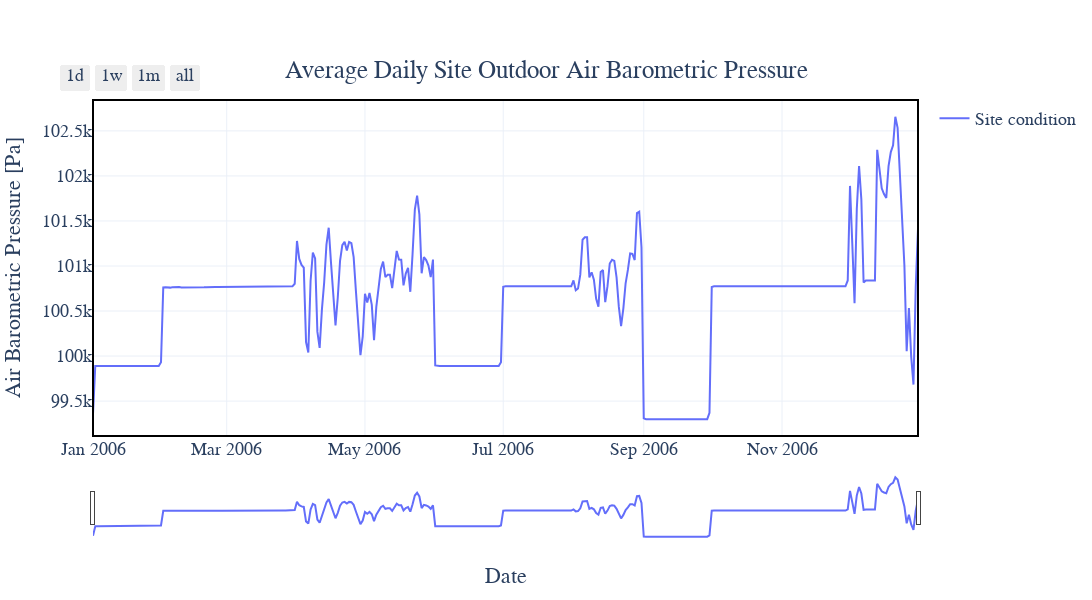

Notebook source saved alongside this figure:
### Markdown cell above
- Daily average site outdoor air wetbulb temperature:

### Code cell
fig = go.Figure()

fig.add_trace(go.Scatter(x=daily_avg_Site_Outdoor_Air_Barometric_Pressure.index, y=daily_avg_Site_Outdoor_Air_Barometric_Pressure['Site_Outdoor_Air_Barometric_Pressure'],
                         mode='lines', name='Site condition'))

fig.update_layout(
    title={
        'text': 'Average Daily Site Outdoor Air Barometric Pressure',
        'y': 0.90,  
        'x': 0.5,
        'xanchor': 'center',
        'yanchor': 'top',
    },
    xaxis_title='Date',
    yaxis_title='Air Barometric Pressure [Pa]',
    font=dict(
        family="Times New Roman",
        size=18,
    ),
    xaxis=dict(
        range=['2006-01-01', '2006-12-31'],  
        rangeselector=dict(
            buttons=list([
                dict(count=1, label="1d", step="day", stepmode="backward"),
                dict(count=7, label="1w", step="day", stepmode="backward"),
                dict(count=1, label="1m", step="month", stepmode="backward"),
                dict(step="all")
            ])
        ),
        rangeslider=dict(visible=True),
        type="date"
    ),
    yaxis=dict(fixedrange=False),
    hovermode="x unified",
    paper_bgcolor='white',  
    plot_bgcolor='white',   
    margin=dict(l=60, r=60, t=100, b=60),  
    showlegend=True,
    width=1100,  
    height=600   
)

fig.update_layout(
    shapes=[
        dict(
            type="rect",
            xref="paper", yref="paper",
            x0=0, y0=0, x1=1, y1=1,
            line=dict(color="black", width=2)
        )
    ]
)

fig.show()

### Figure 1 — Plotly figure (JSON) as saved in the notebook; plotly's stock layout.template omitted (floating-point values rounded to 4 significant figures; data arrays with more than 128 entries replaced by an {"elided": "..."} marker saying what was removed)
{"data": [{"mode": "lines", "name": "Site condition", "type": "scatter", "x": {"elided": "365 str values"}, "y": {"elided": "365 float values"}}], "layout": {"font": {"family": "Times New Roman", "size": 18}, "height": 600, "hovermode": "x unified", "margin": {"b": 60, "l": 60, "r": 60, "t": 100}, "paper_bgcolor": "white", "plot_bgcolor": "white", "shapes": [{"line": {"color": "black", "width": 2}, "type": "rect", "x0": 0, "x1": 1, "xref": "paper", "y0": 0, "y1": 1, "yref": "paper"}], "showlegend": true, "title": {"text": "Average Daily Site Outdoor Air Barometric Pressure", "x": 0.5, "xanchor": "center", "y": 0.9, "yanchor": "top"}, "width": 1100, "xaxis": {"range": ["2006-01-01", "2006-12-31"], "rangeselector": {"buttons": [{"count": 1, "label": "1d", "step": "day", "stepmode": "backward"}, {"count": 7, "label": "1w", "step": "day", "stepmode": "backward"}, {"count": 1, "label": "1m", "step": "month", "stepmode": "backward"}, {"step": "all"}]}, "rangeslider": {"visible": true}, "title": {"text": "Date"}, "type": "date"}, "yaxis": {"fixedrange": false, "title": {"text": "Air Barometric Pressure [Pa]"}}}}
